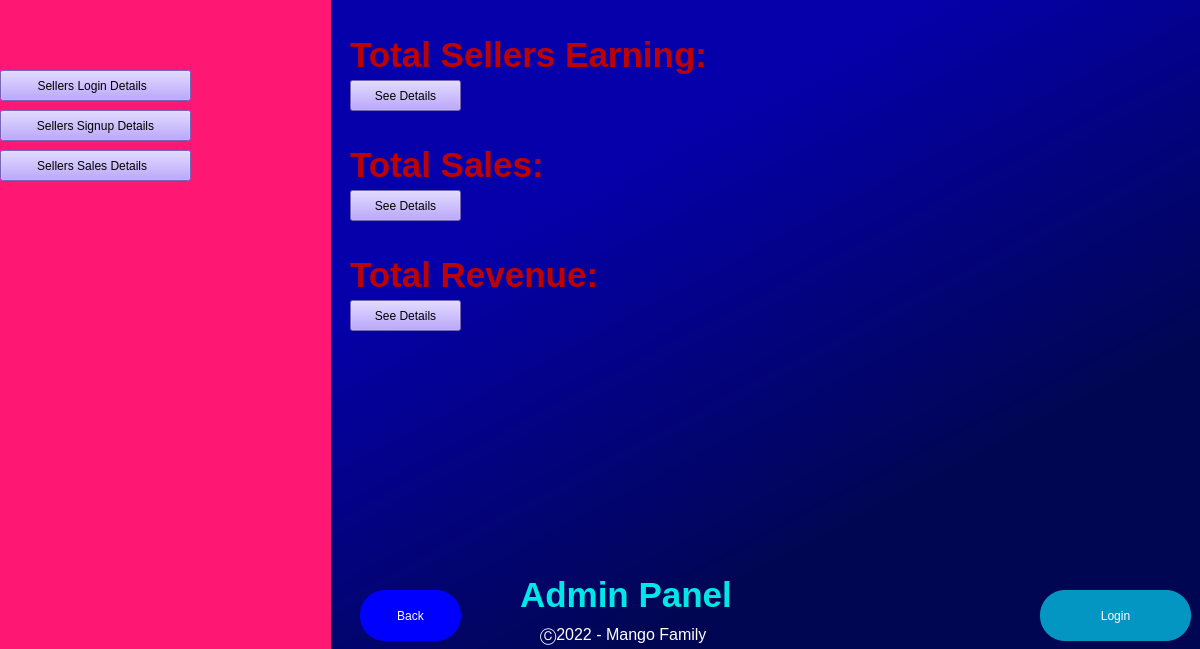
<?xml version="1.0" encoding="UTF-8"?>
<ui version="4.0">
 <class>Dialog</class>
 <widget class="QDialog" name="Dialog">
  <property name="geometry">
   <rect>
    <x>0</x>
    <y>0</y>
    <width>1200</width>
    <height>649</height>
   </rect>
  </property>
  <property name="windowTitle">
   <string>Dialog</string>
  </property>
  <widget class="QWidget" name="Reseller_Login_Screen" native="true">
   <property name="enabled">
    <bool>true</bool>
   </property>
   <property name="geometry">
    <rect>
     <x>0</x>
     <y>0</y>
     <width>1200</width>
     <height>650</height>
    </rect>
   </property>
   <property name="mouseTracking">
    <bool>true</bool>
   </property>
   <property name="contextMenuPolicy">
    <enum>Qt::PreventContextMenu</enum>
   </property>
   <property name="styleSheet">
    <string notr="true">QWidget#Reseller_Login_Screen{
background-color: qlineargradient(spread:pad, x1:0, y1:0, x2:0.755682, y2:0.773, stop:0.505682 rgba(5, 0, 169, 255), stop:1 rgba(1, 6, 82, 255));
}</string>
   </property>
   <widget class="QLabel" name="Welcome_Reseller_label">
    <property name="geometry">
     <rect>
      <x>520</x>
      <y>550</y>
      <width>381</width>
      <height>91</height>
     </rect>
    </property>
    <property name="styleSheet">
     <string notr="true">
color: rgb(0, 231, 231);</string>
    </property>
    <property name="text">
     <string>&lt;!DOCTYPE HTML PUBLIC &quot;-//W3C//DTD HTML 4.0//EN&quot; &quot;http://www.w3.org/TR/REC-html40/strict.dtd&quot;&gt;
&lt;html&gt;&lt;head&gt;&lt;meta name=&quot;qrichtext&quot; content=&quot;1&quot; /&gt;&lt;style type=&quot;text/css&quot;&gt;
p, li { white-space: pre-wrap; }
&lt;/style&gt;&lt;/head&gt;&lt;body style=&quot; font-family:'MS Shell Dlg 2'; font-size:8pt; font-weight:400; font-style:normal;&quot;&gt;
&lt;p style=&quot; margin-top:0px; margin-bottom:0px; margin-left:0px; margin-right:0px; -qt-block-indent:0; text-indent:0px;&quot;&gt;&lt;span style=&quot; font-family:'Palatino Linotype'; font-size:26pt; font-weight:600;&quot;&gt;Admin Panel&lt;/span&gt;&lt;/p&gt;&lt;/body&gt;&lt;/html&gt;</string>
    </property>
   </widget>
   <widget class="QPushButton" name="back">
    <property name="geometry">
     <rect>
      <x>360</x>
      <y>590</y>
      <width>101</width>
      <height>51</height>
     </rect>
    </property>
    <property name="styleSheet">
     <string notr="true">border-radius:25px;
background-color: rgb(0, 0, 255);
font: 14pt &quot;MS Shell Dlg 2&quot;;
color: rgb(255, 255, 255);</string>
    </property>
    <property name="text">
     <string>Back</string>
    </property>
   </widget>
   <widget class="QPushButton" name="loginButton">
    <property name="geometry">
     <rect>
      <x>1040</x>
      <y>590</y>
      <width>151</width>
      <height>51</height>
     </rect>
    </property>
    <property name="styleSheet">
     <string notr="true">border-radius:25px;
background-color: rgb(4, 150, 194);
font: 14pt &quot;MS Shell Dlg 2&quot;;
color: rgb(255, 255, 255);</string>
    </property>
    <property name="text">
     <string>Login</string>
    </property>
   </widget>
   <widget class="QLabel" name="label_5">
    <property name="geometry">
     <rect>
      <x>540</x>
      <y>620</y>
      <width>171</width>
      <height>31</height>
     </rect>
    </property>
    <property name="text">
     <string>&lt;html&gt;&lt;head/&gt;&lt;body&gt;&lt;p&gt;&lt;span style=&quot; font-size:12pt; color:#ffffff;&quot;&gt;Ⓒ2022 - Mango Family&lt;/span&gt;&lt;/p&gt;&lt;/body&gt;&lt;/html&gt;</string>
    </property>
   </widget>
   <widget class="QPushButton" name="loginButton_2">
    <property name="geometry">
     <rect>
      <x>350</x>
      <y>80</y>
      <width>111</width>
      <height>31</height>
     </rect>
    </property>
    <property name="styleSheet">
     <string notr="true">font: 14pt &quot;MS Shell Dlg 2&quot;;
background-color: rgb(166, 139, 255);</string>
    </property>
    <property name="text">
     <string>See Details</string>
    </property>
   </widget>
   <widget class="QLabel" name="Welcome_Reseller_label_2">
    <property name="geometry">
     <rect>
      <x>350</x>
      <y>250</y>
      <width>271</width>
      <height>51</height>
     </rect>
    </property>
    <property name="styleSheet">
     <string notr="true">
color: rgb(0, 231, 231);</string>
    </property>
    <property name="text">
     <string>&lt;!DOCTYPE HTML PUBLIC &quot;-//W3C//DTD HTML 4.0//EN&quot; &quot;http://www.w3.org/TR/REC-html40/strict.dtd&quot;&gt;
&lt;html&gt;&lt;head&gt;&lt;meta name=&quot;qrichtext&quot; content=&quot;1&quot; /&gt;&lt;style type=&quot;text/css&quot;&gt;
p, li { white-space: pre-wrap; }
&lt;/style&gt;&lt;/head&gt;&lt;body style=&quot; font-family:'MS Shell Dlg 2'; font-size:8pt; font-weight:400; font-style:normal;&quot;&gt;
&lt;p style=&quot; margin-top:0px; margin-bottom:0px; margin-left:0px; margin-right:0px; -qt-block-indent:0; text-indent:0px;&quot;&gt;&lt;span style=&quot; font-size:26pt; font-weight:600; color:#bc0202;&quot;&gt;Total Revenue: &lt;/span&gt;&lt;/p&gt;&lt;/body&gt;&lt;/html&gt;</string>
    </property>
   </widget>
   <widget class="QLabel" name="Welcome_Reseller_label_3">
    <property name="geometry">
     <rect>
      <x>350</x>
      <y>140</y>
      <width>271</width>
      <height>51</height>
     </rect>
    </property>
    <property name="styleSheet">
     <string notr="true">
color: rgb(0, 231, 231);</string>
    </property>
    <property name="text">
     <string>&lt;!DOCTYPE HTML PUBLIC &quot;-//W3C//DTD HTML 4.0//EN&quot; &quot;http://www.w3.org/TR/REC-html40/strict.dtd&quot;&gt;
&lt;html&gt;&lt;head&gt;&lt;meta name=&quot;qrichtext&quot; content=&quot;1&quot; /&gt;&lt;style type=&quot;text/css&quot;&gt;
p, li { white-space: pre-wrap; }
&lt;/style&gt;&lt;/head&gt;&lt;body style=&quot; font-family:'MS Shell Dlg 2'; font-size:8pt; font-weight:400; font-style:normal;&quot;&gt;
&lt;p style=&quot; margin-top:0px; margin-bottom:0px; margin-left:0px; margin-right:0px; -qt-block-indent:0; text-indent:0px;&quot;&gt;&lt;span style=&quot; font-size:26pt; font-weight:600; color:#bc0202;&quot;&gt;Total Sales: &lt;/span&gt;&lt;/p&gt;&lt;/body&gt;&lt;/html&gt;</string>
    </property>
   </widget>
   <widget class="QLabel" name="Welcome_Reseller_label_4">
    <property name="geometry">
     <rect>
      <x>350</x>
      <y>30</y>
      <width>381</width>
      <height>51</height>
     </rect>
    </property>
    <property name="styleSheet">
     <string notr="true">color: rgb(255, 23, 116);</string>
    </property>
    <property name="text">
     <string>&lt;!DOCTYPE HTML PUBLIC &quot;-//W3C//DTD HTML 4.0//EN&quot; &quot;http://www.w3.org/TR/REC-html40/strict.dtd&quot;&gt;
&lt;html&gt;&lt;head&gt;&lt;meta name=&quot;qrichtext&quot; content=&quot;1&quot; /&gt;&lt;style type=&quot;text/css&quot;&gt;
p, li { white-space: pre-wrap; }
&lt;/style&gt;&lt;/head&gt;&lt;body style=&quot; font-family:'MS Shell Dlg 2'; font-size:8pt; font-weight:400; font-style:normal;&quot;&gt;
&lt;p style=&quot; margin-top:0px; margin-bottom:0px; margin-left:0px; margin-right:0px; -qt-block-indent:0; text-indent:0px;&quot;&gt;&lt;span style=&quot; font-size:26pt; font-weight:600; color:#bc0202;&quot;&gt;Total Sellers Earning: &lt;/span&gt;&lt;/p&gt;&lt;/body&gt;&lt;/html&gt;</string>
    </property>
   </widget>
   <widget class="QPushButton" name="loginButton_3">
    <property name="geometry">
     <rect>
      <x>350</x>
      <y>300</y>
      <width>111</width>
      <height>31</height>
     </rect>
    </property>
    <property name="styleSheet">
     <string notr="true">font: 14pt &quot;MS Shell Dlg 2&quot;;
background-color: rgb(166, 139, 255);</string>
    </property>
    <property name="text">
     <string>See Details</string>
    </property>
   </widget>
   <widget class="QPushButton" name="loginButton_4">
    <property name="geometry">
     <rect>
      <x>350</x>
      <y>190</y>
      <width>111</width>
      <height>31</height>
     </rect>
    </property>
    <property name="styleSheet">
     <string notr="true">font: 14pt &quot;MS Shell Dlg 2&quot;;
background-color: rgb(166, 139, 255);</string>
    </property>
    <property name="text">
     <string>See Details</string>
    </property>
   </widget>
   <widget class="QWidget" name="widget" native="true">
    <property name="geometry">
     <rect>
      <x>0</x>
      <y>0</y>
      <width>331</width>
      <height>651</height>
     </rect>
    </property>
    <property name="styleSheet">
     <string notr="true">background-color: rgb(255, 23, 116);
</string>
    </property>
    <widget class="QPushButton" name="loginButton_5">
     <property name="geometry">
      <rect>
       <x>0</x>
       <y>70</y>
       <width>191</width>
       <height>31</height>
      </rect>
     </property>
     <property name="styleSheet">
      <string notr="true">font: 14pt &quot;MS Shell Dlg 2&quot;;
background-color: rgb(166, 139, 255);</string>
     </property>
     <property name="text">
      <string>Sellers Login Details  </string>
     </property>
    </widget>
    <widget class="QPushButton" name="loginButton_6">
     <property name="geometry">
      <rect>
       <x>0</x>
       <y>110</y>
       <width>191</width>
       <height>31</height>
      </rect>
     </property>
     <property name="styleSheet">
      <string notr="true">font: 14pt &quot;MS Shell Dlg 2&quot;;
background-color: rgb(166, 139, 255);</string>
     </property>
     <property name="text">
      <string>Sellers Signup Details</string>
     </property>
    </widget>
    <widget class="QPushButton" name="loginButton_7">
     <property name="geometry">
      <rect>
       <x>0</x>
       <y>150</y>
       <width>191</width>
       <height>31</height>
      </rect>
     </property>
     <property name="styleSheet">
      <string notr="true">font: 14pt &quot;MS Shell Dlg 2&quot;;
background-color: rgb(166, 139, 255);</string>
     </property>
     <property name="text">
      <string>Sellers Sales Details  </string>
     </property>
    </widget>
   </widget>
  </widget>
 </widget>
 <resources/>
 <connections/>
</ui>
